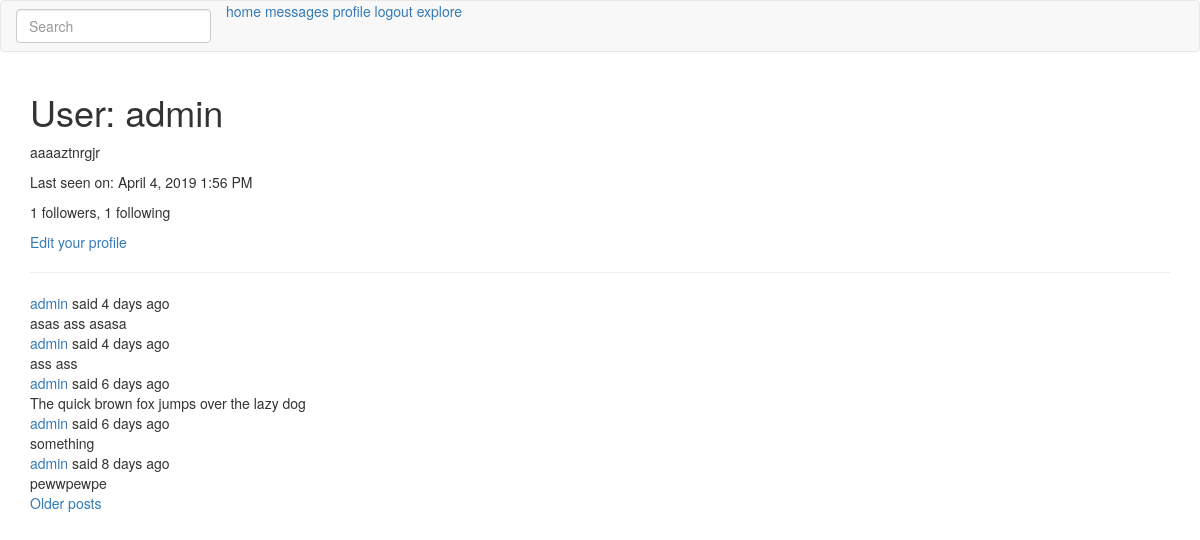
Page /user/admin (signed in) on the committed database.
### app/main/models.py (models this page shows, shortened)
class User(UserMixin, db.Model):
	id = db.Column(db.Integer, primary_key=True)
	username = db.Column(db.String(64), index=True, unique=True)
	email = db.Column(db.String(120), index=True, unique=True)
	password_hash = db.Column(db.String(128))
	posts = db.relationship('Post', backref='author', lazy='dynamic')
	about_me = db.Column(db.String(140))
	last_seen = db.Column(db.DateTime, default=datetime.utcnow)
	messages_sent = db.relationship('Message',
		foreign_keys='Message.sender_id',
		backref='author', lazy='dynamic')
	messages_received = db.relationship('Message',
		foreign_keys='Message.recipient_id',
		backref='recipient', lazy='dynamic')
	last_message_read_time = db.Column(db.DateTime)
	followed = db.relationship(
		'User',
		secondary = followers,
		primaryjoin = (followers.c.follower_id == id),
		secondaryjoin = (followers.c.followed_id == id),
		backref = db.backref('followers', lazy='dynamic'),
		lazy = 'dynamic'
	)
	@login.user_loader
	def load_user(id):
		return User.query.get(int(id))

class SearchableMixin(object):
	@classmethod
	def before_commit(cls, session):
		session._changes = {
			'add': list(session.new),
			'update': list(session.dirty),
			'delete': list(session.deleted)
		}
	@classmethod
	def after_commit(cls, session):
		for obj in session._changes['add']:
			if isinstance(obj, SearchableMixin):
				add_to_index(obj.__tablename__, obj)
		for obj in session._changes['update']:
			if isinstance(obj, SearchableMixin):
				add_to_index(obj.__tablename__, obj)
		for obj in session._changes['delete']:
			if isinstance(obj, SearchableMixin):
				remove_from_index(obj.__tablename__, obj)

class Post(SearchableMixin, db.Model):
	__searchable__ = ['body']
	id = db.Column(db.Integer, primary_key=True)
	body = db.Column(db.String(140))
	timestamp = db.Column(db.DateTime, index=True, default=datetime.utcnow)
	user_id = db.Column(db.Integer, db.ForeignKey('user.id'))
	language = db.Column(db.String(5))

### app/main/routes.py (the view)
@bp.route('/user/<username>')
@login_required
def user(username):
	user = User.query.filter_by(username=username).first_or_404()
	page = request.args.get('page', 1, type=int)
	posts = user.posts.order_by(Post.timestamp.desc()).paginate(
		page, current_app.config['POSTS_PER_PAGE'], False)
	next_url = url_for('main.user', username=user.username, page=posts.next_num) \
		if posts.has_next else None
	prev_url = url_for('main.user', username=user.username, page=posts.prev_num) \
		if posts.has_prev else None
	return render_template('user.html', user=user, posts=posts.items,
						   next_url=next_url, prev_url=prev_url)

### app/main/forms.py
class SearchForm(FlaskForm):
	q = StringField(_l('Search'), validators=[DataRequired()])
	def __init__(self, *args, **kwargs):
		if 'formdata' not in kwargs:
			kwargs['formdata'] = request.args
		if 'csrf_enabled' not in kwargs:
			kwargs['csrf_enabled'] = False
		super(SearchForm, self).__init__(*args, **kwargs)

### app/main/routes.py (called while the page is built)
@bp.before_request
def before_request():
	if current_user.is_authenticated:
		current_user.last_seen = datetime.utcnow()
		db.session.commit()
		g.search_form = SearchForm()
	g.locale = str(get_locale())

### app/templates/user.html (shortened to what this page needs)
{% extends "base.html" %}
{% block app_content %}
    <h1>{{ _('User: %(username)s', username=user.username) }}</h1>
	{% if user.about_me %}<p>{{ user.about_me }}</p>{% endif %}
	{% if user.last_seen %}<p>{{ _('Last seen on: %(seen)s', seen=moment(user.last_seen).format('LLL')) }}</p>{% endif %}
	<p>{{ _('%(followers)i followers, %(following)i following', followers=user.followers.count(), following=user.followed.count()) }}</p>
	{% if user == current_user %}
        <p><a href="{{ url_for('main.edit_profile') }}">{{ _('Edit your profile') }}</a></p>
    {% elif not current_user.is_following(user) %}
        <p><a href="{{ url_for('main.follow', username=user.username) }}">{{ _('Follow') }}</a></p>
    {% else %}
        <p><a href="{{ url_for('main.unfollow', username=user.username) }}">{{ _('Unfollow') }}</a></p>
    {% endif %}
    <hr>
    {% for post in posts %}
		{% include '_post.html' %}
    {% endfor %}
    {% if next_url %}
    <a href="{{ next_url }}">{{ _('Older posts') }}</a>
    {% endif %}
{% endblock %}

### app/templates/_post.html (shortened to what this page needs)
<table>
	<tr>
		<td>
		{{ _('%(username)s said %(when)s', username=user_link, when=moment(post.timestamp).fromNow()) }}
		<br>
		<span id="post{{ post.id }}">{{ post.body }}</span>
		</td>
	</tr>
</table>

### rows in the picture
User: about_me "aaaaztnrgjr"
Post: body "asas ass asasa"
Post: body "ass ass"
Post: body "The quick brown fox jumps over the lazy dog"
Post: body "something"
Post: body "pewwpewpe"
